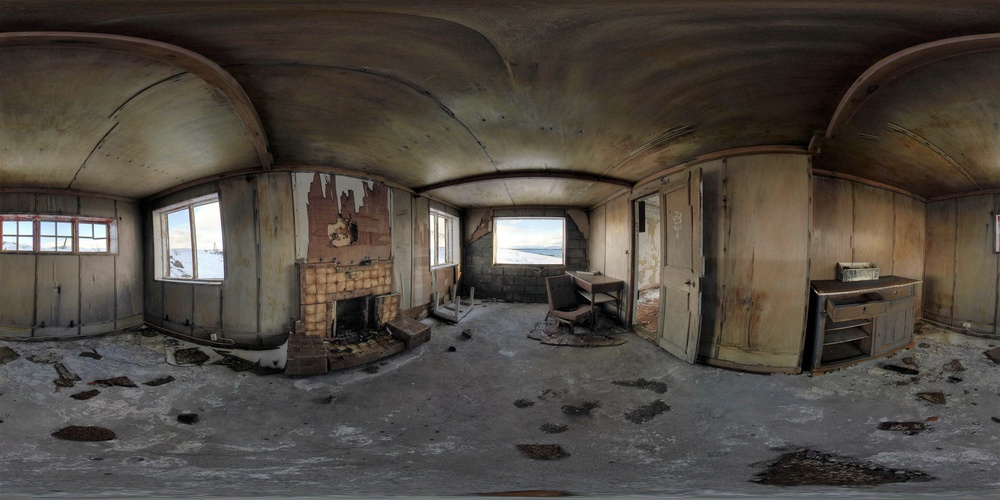
//> input picture 360.jpg, 1000 x 500 px, shrunk from 4096 x 2048 before the run
$ ./fov 360.jpg out.png cube.jpg 2 2   (built with g++ and OpenCV 4)
//> lines starting //> are read from the running program, lines starting //| are printed output that depends on the picture; after the words box and inside, x2 and y2 are one past the last pixel; in counts of white or black regions, pixels touching at a corner belong together

#include <opencv2/opencv.hpp>
#include <iostream>
#include <cstdlib>

using namespace cv;

double PI = 3.14159265358979323846;

int w ,h;

double tileSize;
double tileSizeX,tileSizeY;


double toRadian(double a){
    return a / 180.0 * PI;
}

int nearestNeighbor(double num){

	int res = (int)(num + 0.5);

	return res;
}

void spherical2cartesian(double the, double phi, double result[3]){

    double x = sin(phi) * cos(the);
    double y = sin(phi) * sin(the);
    double z = cos(phi);


    result[0] = x;
    result[1] = y;
    result[2] = z;

}


// [31 lines left out: functions spherical2coordinates, cartesian2coordinates, not called in this run]


void matrixMultiplication(double* vector, double matrix[3][3], double res[3]) {

    for (int i=0; i<3; i++) {
        for (int j=0; j<3; j++) {

            res[i] += matrix[i][j] * vector[j];

        }
    }

}


// [115 lines left out: functions findPixel, convert_xyz_to_cube_uv, not called in this run]

void findPixel_EAC(int index, double u, double v, double result[2]){

    double n,m;

    // Left Front Right
    if(index <= 2){

        n = (tileSizeX * (index % 3))  + v * tileSizeX;
	    m = u * tileSizeY;

    }
    // Down Back Up
    else{

        switch(index){
            case 3:
                n = u * tileSizeX;
                m = tileSizeY + (1 - v) * tileSizeY;
                break;

            case 4:
                n = tileSizeX + (1 - u) * tileSizeX + 1;
                m = tileSizeY + v * tileSizeY + 1;
                break;

            case 5:
                n = tileSizeX * 2.0f  +  u * tileSizeX;
                m = tileSizeY  + (1 - v) * tileSizeY;
                break;
        }
    }
    result[0] = n - 1;
    result[1] = m - 1;

}

void convert_EAC(double x, double y, double z, double result[2]){

    double maxAxis, uc, vc;
    double u, v;
    int index;

    double absX = fabs(x);
    double absY = fabs(y);
    double absZ = fabs(z);

    int isXPositive = x > 0 ? 1 : 0;
    int isYPositive = y > 0 ? 1 : 0;
    int isZPositive = z > 0 ? 1 : 0;

    // Front
    if (isXPositive && absX >= absY && absX >= absZ) {

        index = 1;
        maxAxis = absX;
        uc = -z;
        vc = y;

    }
    // Back
    else if (!isXPositive && absX >= absY && absX >= absZ) {

        index = 4;
        maxAxis = absX;
        uc = -z;
        vc = -y;

    }
    // Left
    else if (isYPositive && absY >= absX && absY >= absZ) {

        index = 2;
        maxAxis = absY;
        uc = -z;
        vc = -x;

    }
    // Right
    else if (!isYPositive && absY >= absX && absY >= absZ) {

        index = 0;
        maxAxis = absY;
        uc = -z;
        vc = x;

    }
    // Up
    else if (isZPositive && absZ >= absX && absZ >= absY) {

        index = 5;
        maxAxis = absZ;
        uc = x;
        vc = y;

    }
    // Down
    else if (!isZPositive && absZ >= absX && absZ >= absY) {

        index = 3;
        maxAxis = absZ;
        uc = -x;
        vc = y;

    }


    u = 2.0f * atan((uc / maxAxis))/PI + 0.5f;
    v = 2.0f * atan((vc / maxAxis))/PI + 0.5f;

    findPixel_EAC(index,u,v, result);

}


int main(int argc, char** argv) {

    int option = argv[3][0] - '0';
    // load image
    Mat image = imread(argv[1], CV_LOAD_IMAGE_COLOR);
//> image is the input picture: 500 rows x 1000 cols, CV_8UC3; mean B, G, R 65, 72.3, 78.5
    Mat pat = imread(argv[1], CV_LOAD_IMAGE_COLOR);
    // get width and height
    w = image.cols;
//> w = 1000
    h = image.rows;
//> h = 500
    tileSize = w/3.0;
//> tileSize = 333.3
    tileSizeX = w/3.0;
//> tileSizeX = 333.3
    tileSizeY = h/2.0;
//> tileSizeY = 250

    // parameters for FoV
    int fovX = 90,fovY = 90,fw = w * (fovX / 360.0) + 1,fh = h * (fovY / 360.0) + 1;
//> fw = 251; fh = 126

    // ht is theta (horizontal), goes toward left first
    // hp is phi (vertical), goes toward up first
    // both are relative rotation angles
    double hp = atof(argv[5]),ht = atof(argv[4]);
//> hp = 2; ht = 2
    if(option == 0){
        fh = h*(fovY/180.0);
	hp = (hp / 360.0) * 180.0;
    }

    // convert to radian
    double htr = toRadian(ht);
//> htr = 0.0349
    double hpr = toRadian(hp);
//> hpr = 0.0349

    // rotation matrices
    double rot_y [3][3] = {
            {cos(hpr), 0, -sin(hpr)},
            {0, 1, 0},
            {sin(hpr), 0, cos(hpr)}
    };

    double rot_z [3][3] = {
            {cos(htr), sin(htr), 0},
            {-sin(htr), cos(htr), 0},
            {0, 0, 1}
    };

    // initialize fov image
    Mat fov(fh, fw, CV_8UC3);

    int a = 0, b = 0;

    // default head orientation is 0,90
    for (double i = 90  - fovY/2.0; i < 90 + fovY/2.0; i+= fovY*1.0/fh, b++) {
        for (double j = -fovX/2.0; j < fovX/2.0; j+= fovX*1.0/fw, a++) {


            // rotation along y axis
            double p1[] = {0.0, 0.0, 0.0};
            spherical2cartesian(toRadian((j < 0) ? j + 360 : j), toRadian((i < 0) ? (i + 180) : i), p1);

            double p2[] = {0.0, 0.0, 0.0};
            matrixMultiplication(p1, rot_y, p2);

            // rotate along z axis
            double p3[] = {0.0, 0.0, 0.0};
            matrixMultiplication(p2, rot_z, p3);

            double res[] = {0.0,0.0};
            if (option == 0) {

                // convert 3D catesian to 2D coordinates
                cartesian2coordinates(p3[0], p3[1], p3[2], res);

            }
            else if(option == 1){

                // convert 3D catesian to cube UVs
                convert_xyz_to_cube_uv(p3[0], p3[1], p3[2], res);

            }
            else {
                // convert 3D catesian to EAC UVs
                convert_EAC(p3[0], p3[1], p3[2], res);

            }

            if (b >= fh || a >= fw){
                break;
            }
            // assign the pixel value
            fov.at<Vec3b>(b,a) = image.at<Vec3b>(nearestNeighbor (res[1]), nearestNeighbor (res[0]));
            pat.at<Vec3b>(nearestNeighbor (res[1]), nearestNeighbor (res[0]))[0] = 255;
            pat.at<Vec3b>(nearestNeighbor (res[1]), nearestNeighbor (res[0]))[1] = 255;
            pat.at<Vec3b>(nearestNeighbor (res[1]), nearestNeighbor (res[0]))[2] = 255;
        }
        a = 0;
    }
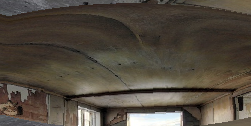
//> fov: 126 rows x 251 cols, CV_8UC3; mean B, G, R 63.8, 74.5, 82.6
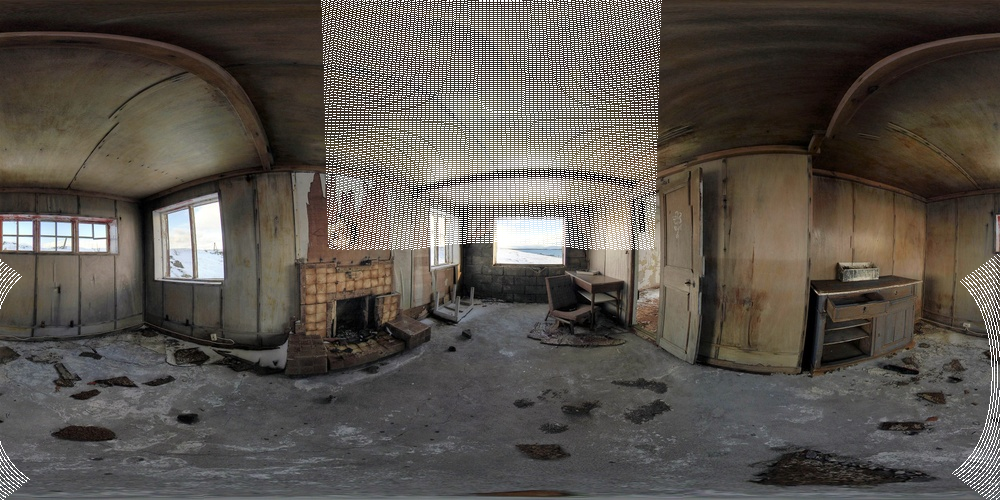
//> pat: 500 rows x 1000 cols, CV_8UC3; 6.25% of pixels changed, all inside (x1, y1, x2, y2) = (0, 0, 1000, 500)
//> after the loop, b = 127; a = 0

    // save the fov image
    imwrite(argv[2], fov);
    imwrite("input.jpg",pat);

    return 0;


}
